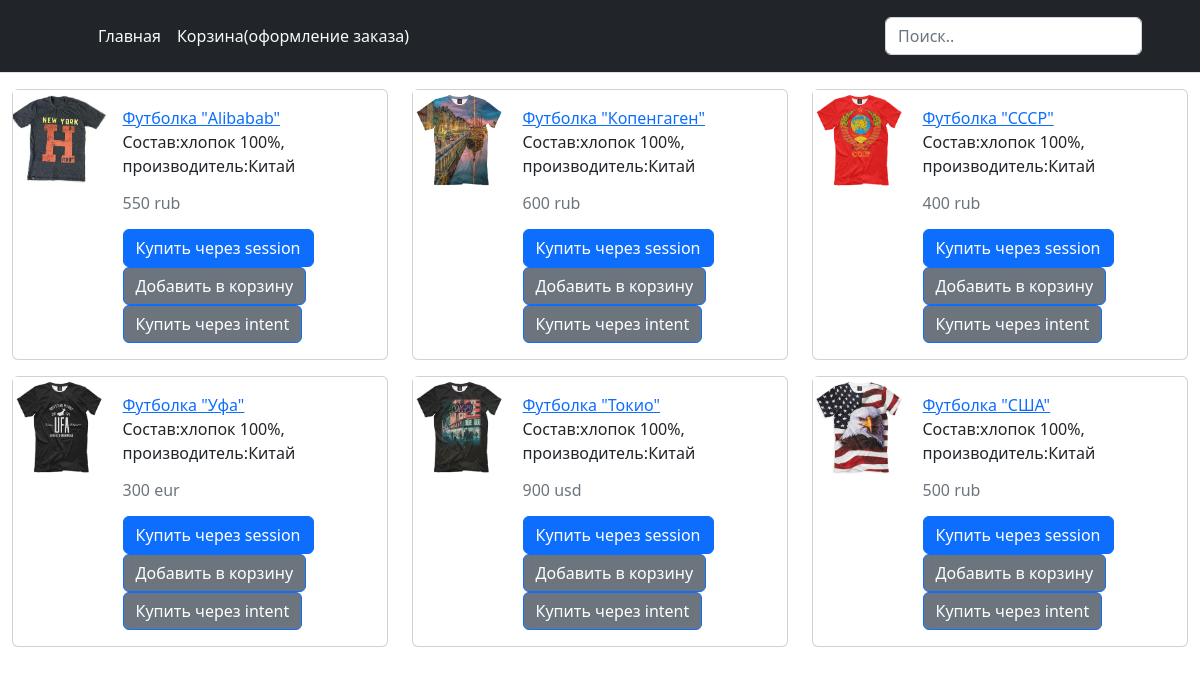
The page / on the database its author committed.
### items/models.py (models this page shows, shortened)
class Items(models.Model):
    class CurrencyChoice(models.TextChoices):
        rub = 'rub',
        usd = 'usd',
        eur = 'eur',
    name = models.CharField(max_length=100, verbose_name='Наименование')
    description = models.CharField(max_length=255, verbose_name='Описание')
    price = models.IntegerField(verbose_name='Цена')
    img = models.ImageField(upload_to='img/', verbose_name='Изображение', null=True, blank=True)
    currency = models.CharField(max_length=255, choices=CurrencyChoice.choices, default=CurrencyChoice.rub)

### apiV1/views.py (the view)
# urls.py: path('', ItemsListApiView.as_view(), name='home'),
class ItemsListApiView(ListAPIView):
    queryset = Items.objects.all()
    serializer_class = ItemsSerializer
    renderer_classes = [TemplateHTMLRenderer]
    def get(self, request, *args, **kwargs):
        self.objects = self.get_queryset()
        return Response({'items': self.objects}, template_name='main.html')

### templates/main.html (shortened to what this page needs)
{% extends '_base.html'%}
{% block content%}
<div class="container-fluid">
  <div class="row">
    {% for item in items %}
    <div class="col-4">
        <form method="GET" action="buy/{{item.pk}}">
            <div class="card mb-3" style="max-width: 540px;">
              <div class="row g-0">
                <div class="col-md-3">
                  <img src="{{item.img.url}}"  alt="Изображение"  width="100%">
                </div>
                <div class="col-md-8">
                  <div class="card-body">
                    <a href="item/{{item.pk}}">{{item.name}}</a>
                    <p class="card-text">{{item.description}}</p>
                    <p class="card-text"><h6 class="text-muted">{{item.price}} {{item.currency}}</h6></p>
                      <button type="submit" class="btn btn-primary bg-primary">Купить через session</button>
                       </form>
              <form action="{% url 'cart:cart_add' item.id %}" method="post">
                        <button type="submit" class="btn btn-primary bg-secondary">Добавить в корзину</button>
              </form>
             <form action="{% url 'buy_item_intent' item.id %}" method="get">
                        <button type="submit" class="btn btn-primary bg-secondary">Купить через intent</button>
              </form>
                  </div>
                </div>
              </div>
      {% endfor %}
{% endblock content %}

### templates/_base.html (shortened to what this page needs)
<!DOCTYPE html>
{% load static %}
<html>
  <head>
    <link href="https://cdn.jsdelivr.net/npm/bootstrap@5.2.1/dist/css/bootstrap.min.css" rel="stylesheet">
  </head>
  <body>
  <header class="p-3 mb-3 border-bottom bg-dark text-light">
    <div class="container">
      <div class="d-flex flex-wrap align-items-center justify-content-center justify-content-lg-start">
        <a href="/" class="d-flex align-items-center mb-2 mb-lg-0 text-lighttext-decoration-none">
          <svg class="bi me-2" width="40" height="32" role="img" aria-label="Bootstrap"><use xlink:href="#bootstrap"/></svg>
        </a>
        <ul class="nav col-12 col-lg-auto me-lg-auto mb-2 justify-content-center mb-md-0">
          <li><a href="{% url 'home' %}" class="nav-link px-2 text-light">Главная</a></li>
          <li><a href="{% url 'cart:cart_detail' %}" class="nav-link px-2 text-light">Корзина(оформление заказа)</a></li>
        </ul>
        <form class="col-12 col-lg-auto mb-3 mb-lg-0 me-lg-3">
          <input type="search" class="form-control" placeholder="Поиск.." aria-label="Search">
        </form>
      </div>
    </div>
  </header>
    {% block content %}
    {% endblock content %}
  </body>
</html>

### rows shown on the page
Items: img (picture), name "Футболка \"Alibabab\"", description "Состав:хлопок 100%, производитель:Китай", price "550", currency "rub"
Items: img (picture), name "Футболка \"Копенгаген\"", description "Состав:хлопок 100%, производитель:Китай", price "600", currency "rub"
Items: img (picture), name "Футболка \"СССР\"", description "Состав:хлопок 100%, производитель:Китай", price "400", currency "rub"
Items: img (picture), name "Футболка \"Уфа\"", description "Состав:хлопок 100%, производитель:Китай", price "300", currency "eur"
Items: img (picture), name "Футболка \"Токио\"", description "Состав:хлопок 100%, производитель:Китай", price "900", currency "usd"
Items: img (picture), name "Футболка \"США\"", description "Состав:хлопок 100%, производитель:Китай", price "500", currency "rub"
